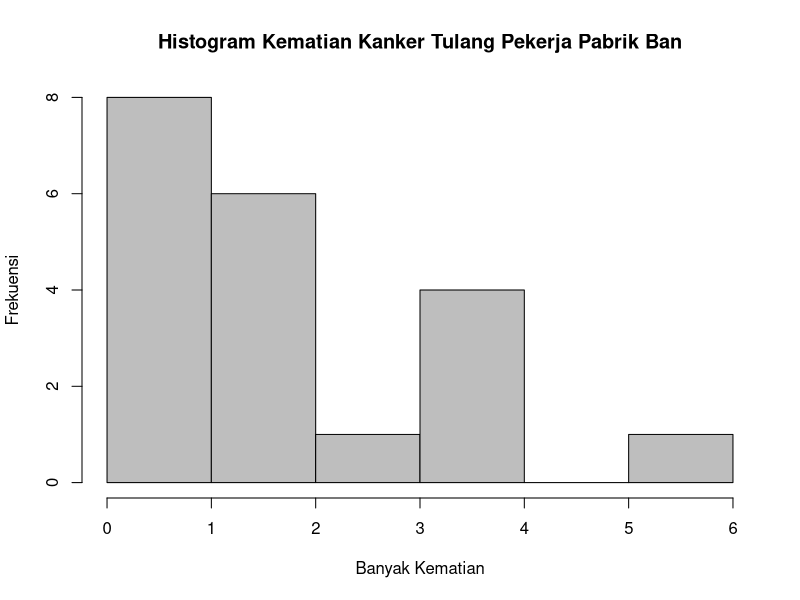

This figure's R source:
# Nama  : Ghifari Maaliki Syafa Syuhada
# NRP   : 5025211158
# Kelas : Probabilitas dan Statistika C
#
# ---------- Modul 1 Praktikum Probabilitas dan Statistik 2023 ----------
# ----------------------- Distribusi Probabilitas -----------------------

# 2

n <- 20
l <- 1.8

# a. Distribusi kematian karena kanker tulang
dpois(0:n, l, log = FALSE)

# b. Memeriksa ketidakbiasaan 4 kematian akibat kanker tulang
cat("P(x=4): ",
    dpois(4, l, log = FALSE)  
    , "\n"
)

# c. Peluang paling banyak 4 kematian akibat kanker tulang
cat("P(x<4): ",
    ppois(4, l, lower.tail = TRUE, log.p = FALSE)
    , "\n"
)

# d. Peluang lebih dari 4 kematian akibat kanker tulang
cat("P(x>4): ",
    ppois(4, l, lower.tail = FALSE, log.p = FALSE)
, "\n"
)

# e. Nilai harapan dan standar deviasi
cat(
  "Nilai harapan: ", l, "\n",
  "Standar deviasi: ", sqrt(l)
  ,"\n"
)

# f. Membuat histogram
set.seed(0)
rand <- rpois(n, l)
hist(rand, col = "grey", border = "black",
     main = "Histogram Kematian Kanker Tulang Pekerja Pabrik Ban",
     xlab = "Banyak Kematian",
     ylab = "Frekuensi")

# g. Membuat simulasi
rand_sim <- rpois(2000000, l)

cat("Hasil simulasi\n",
    "P(x>4): ", sum(rand_sim > 4),
    "\n"
    )
